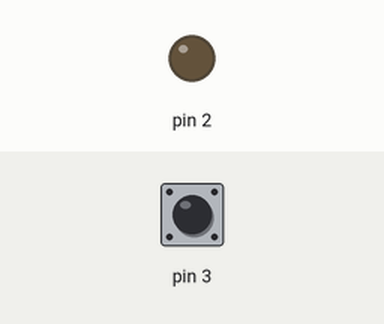
Bench run of a sketch on a simulated Arduino Uno, built with avr-gcc and run on an emulated ATmega328P. Parts: output pins drawn as LEDs (lit = HIGH). Inputs (shaded band) come from the test bench; at power-on: pin 3 HIGH.

Above: at 1.2 s.
1.3 s: pin 3 pulled LOW for 0.15 s
At 1.8 s:
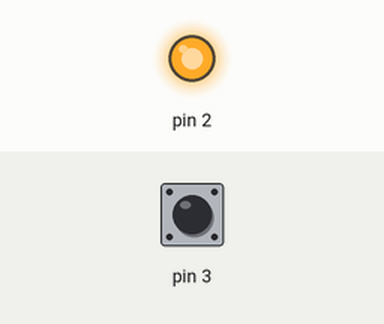
Timing chart, 0 to 4.3 s (numbered marks = the images above; inputs shaded):
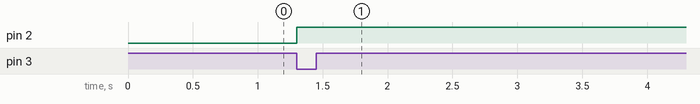

The sketch:

003-toggling_led.ino
```cpp
// Reserve memory for storing variables in
int led_state = LOW;
int button_state;

void setup() {
  // Set pin 2 to be an output.
  pinMode(2, OUTPUT);
  // Set pin 3 to be an input with a pull-up resistor.
  pinMode(3, INPUT_PULLUP);
}


void loop() {
  // Read the state of the button.
  button_state = digitalRead(3);
  // If the button is pressed the input goes low.
  if (button_state == LOW) {
    // Toggle the LED
    if (led_state == LOW) {
      led_state = HIGH;
    }
    else {
      led_state = HIGH;
    }
    digitalWrite(2, led_state);
    // Wait a bit to surpress contact bounce
    delay(250);
  }
}
```

Measured:
- after the input at 1.3 s, pin 2: LOW → HIGH at once
